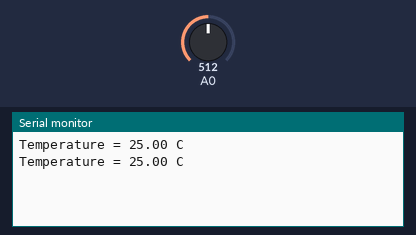
A sketch run on a simulated Arduino Uno, built with avr-gcc and run on an emulated ATmega328P. On the bench: the last lines printed to the serial monitor. The test bench sets the inputs (shaded band); at power-on: A0 = 512.

Above: at 1.8 s.
1.9 s: A0 set to 716
At 2.8 s:
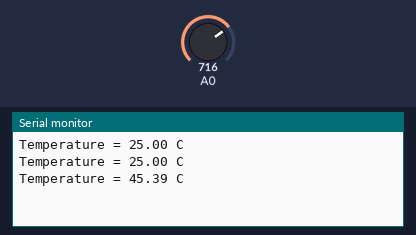
3.4 s: A0 set to 900
At 4.8 s:
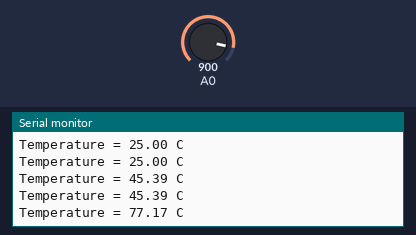
Timing chart, 0 to 6.4 s (numbered marks = the images above; inputs shaded):
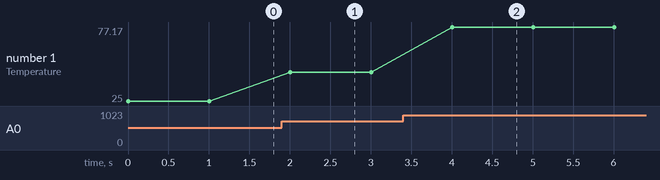

Measured:
- after the input at 1.9 s, the serial monitor: prints a new line after 0.10 s (image 1)
- after the input at 3.4 s, the serial monitor: prints a new line after 0.60 s (image 2)
- plotted number 1: 25 → 45.39 after the input at 1.9 s, 45.39 → 77.17 after the input at 3.4 s

The sketch:

TempSensor_Thermistor.ino
```cpp
#include <math.h>

double Thermistor(int Bravo) {
 double Alpha;
 Alpha = log(10000.0*((1024.0/Bravo-1)));
 Alpha = 1 / (0.001129148 + (0.000234125 + (0.0000000876741 * Alpha * Alpha ))* Alpha );
 Alpha = Alpha - 273.15;
 return Alpha;
}

void setup() {
 Serial.begin(9600);
}

void loop() {
  int val;
  double Alpha;
  val=analogRead(0);
  Alpha=Thermistor(val);
  Serial.print("Temperature = ");
  Serial.print(Alpha);
  Serial.println(" C");
  delay(1000);
}
```
